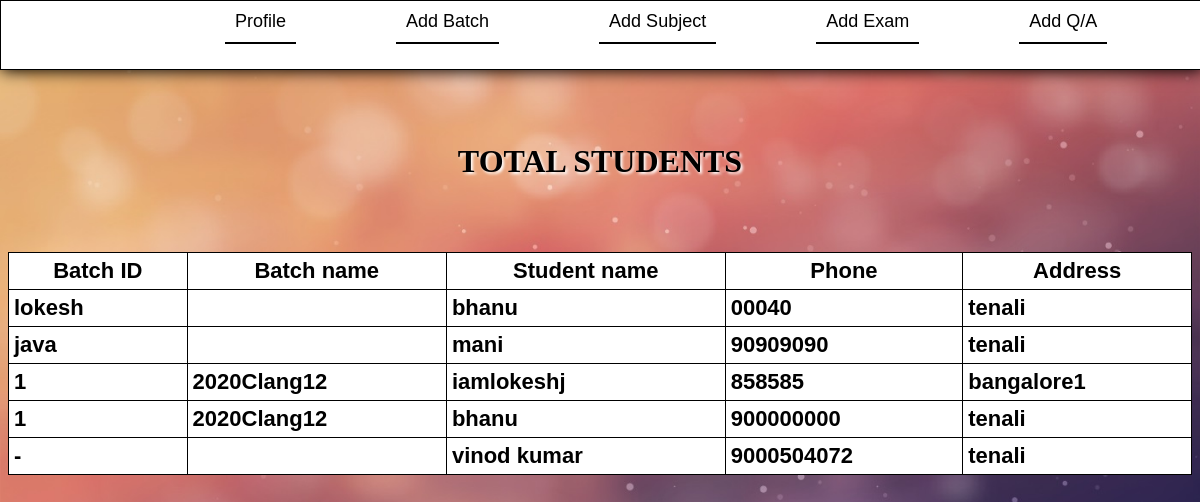
/Batchstudents.php (signed in), run on the app's committed database.
### tables this page shows
CREATE TABLE IF NOT EXISTS `reg` (
  `sno` int(20) NOT NULL,
  `userid` int(20) NOT NULL AUTO_INCREMENT,
  `usertype` int(2) NOT NULL,
  `name` varchar(200) NOT NULL,
  `dob` varchar(200) NOT NULL,
  `gender` varchar(20) NOT NULL,
  `mail` varchar(200) NOT NULL,
  `subjects` varchar(200) NOT NULL,
  `password` varchar(200) NOT NULL,
  `address` varchar(1000) NOT NULL,
  `batch` varchar(200) NOT NULL,
  `phone` varchar(20) NOT NULL,
  `timee` varchar(200) NOT NULL,
  `e1` varchar(200) NOT NULL,
  `e2` varchar(200) NOT NULL,
  `e3` varchar(200) NOT NULL,
  PRIMARY KEY (`userid`)
);

CREATE TABLE IF NOT EXISTS `batchorclass` (
  `id` int(20) NOT NULL AUTO_INCREMENT,
  `batchname` varchar(300) NOT NULL,
  `year` int(6) NOT NULL,
  `startdate` varchar(20) NOT NULL,
  `enddate` varchar(20) NOT NULL,
  `subjid` int(20) NOT NULL,
  `timstmp` timestamp NOT NULL DEFAULT CURRENT_TIMESTAMP,
  `c1` varchar(50) NOT NULL,
  `c2` varchar(50) NOT NULL,
  `c3` varchar(50) NOT NULL,
  PRIMARY KEY (`id`)
);

### Batchstudents.php (the view, shortened to what this page needs)
<?php
@include('dbconn.php');
@include('menu.php');
?>
<html>
<head>
	<link rel="stylesheet" href="style.css" type="text/css"/>
</head>
<body>
<div class="container">
<?php
echo"<br><br><br><center><h1 style='text-shadow:2px 2px 3px white;'>TOTAL STUDENTS</h1></center>";
?>
		<table>
			<tr>
				<th>Batch ID</th>
				<th>Batch name</th>
				<th>Student name</th>
				<th>Phone</th>
				<th>Address</th>
			</tr>
<?php
$sql = "SELECT * FROM reg where usertype='2' order by batch desc";
$result = mysqli_query($conn, $sql);
if(mysqli_num_rows($result) > 0) {
  while($row = mysqli_fetch_assoc($result)) {
	     $name=$row["name"];
		 $addr=$row["address"];
	     $batch=$row["batch"];
		 $phone=$row["phone"];
$b="";
$sqll = "SELECT * FROM batchorclass where id='$batch'";
$r = mysqli_query($conn, $sqll);
if (mysqli_num_rows($r) > 0) {
  while($row = mysqli_fetch_assoc($r)) {
		$b=$row["batchname"];
  }
}
	echo "<tr><td>$batch</td><td>$b</td> <td>$name</td><td>$phone</td>  <td>$addr</td></tr>";
  }
} else {
}
?>
</table>
</div>
</body>
</html>

### menu.php (shortened to what this page needs)
<div class='menudiv'>
	<?php
	     if(isset($_SESSION["userid"])==FALSE)
			 {
				 	echo"<a href='index.php' class='menuitem'>Home</a>";
					echo"<a href='register.php' class='menuitem'>Register</a>";
			}
			else
			{
				$r=$_SESSION['utype'];
				if($r!=1)
				{
					echo"<a href='profile.php' class='menuitem'>Profile</a>";
					echo"<a href='exam.php' class='menuitem'>Exam</a>";
					echo"<a href='results.php' class='menuitem'>Result</a>";
					echo"<a href='settings.php' class='menuitem'>Settings</a>";
				}
				else
				{
					echo"<a href='profile.php' class='menuitem'>Profile</a>";
					echo"<a href='addbatch.php' class='menuitem'>Add Batch</a>";
					echo"<a href='addsubject.php' class='menuitem'>Add Subject</a>";
					echo"<a href='addexam.php' class='menuitem'>Add Exam</a>";
					echo"<a href='addqa.php' class='menuitem'>Add Q/A</a>";
				}
			}
	?>
</div>

### style.css (style rules this page uses)
body { background-image:url('bgimgs/10.jpg'); background-repeat: no-repeat; background-position: center; background-size: cover; }
.container { position:relative; top:60px; margin-bottom:400px; }
div.menudiv { border:solid 1px #000; padding-bottom:25px; width : 100%; position:fixed;float:left; background-color:white; margin:0px; top:0px; left:0px; z-index:1; box-shadow:1px 1px 15px; #000; }
a.menuitem { text-decoration:none; font-size:18px; font-family:arial; margin-left:80px; margin-right:20px; color:black; background-color:white; border-bottom:2px solid; padding:10px; position:relative; left:12%; float:left; }
table { position:relative; width:100%; top:50px; border-collapse:collapse; background-color:white; color:black; }
tr,td,th { color:black; font-family:arial; font-size:22px; border:none; font-weight:bold; border:solid 1px; border-collapse:collapse; padding:5px; }

### data on the page
reg: batch "lokesh", name "bhanu", phone "00040", address "tenali"
reg: batch "java", name "mani", phone "90909090", address "tenali"
reg: batch "1", batchorclass.batchname "2020Clang12", name "iamlokeshj", phone "858585", address "bangalore1"
reg: batch "1", batchorclass.batchname "2020Clang12", name "bhanu", phone "900000000", address "tenali"
reg: batch "-", name "vinod kumar", phone "9000504072", address "tenali"
